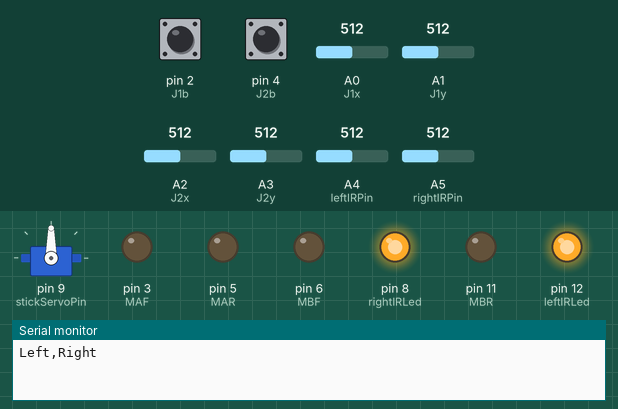
A sketch run on a simulated Arduino Uno, built with avr-gcc and run on an emulated ATmega328P. Shown: servo, output pins drawn as LEDs (lit = HIGH), the last lines printed to the serial monitor. The test bench sets the inputs (shaded band); at power-on: pin 2 (J1b) HIGH, A0 (J1x) = 512, A1 (J1y) = 512, A4 (leftIRPin) = 512, pin 4 (J2b) HIGH, A2 (J2x) = 512, A3 (J2y) = 512, A5 (rightIRPin) = 512.

Above: at 4.2 s.
4.3 s: pin 2 (J1b) pulled LOW for 0.15 s
At 6.0 s:
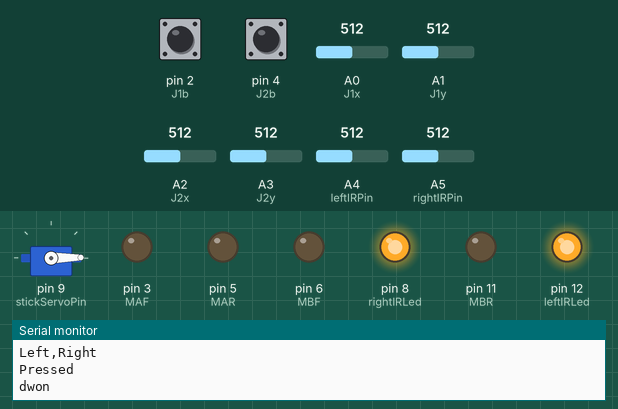
6.7 s: A0 (J1x) set to 716
At 7.0 s:
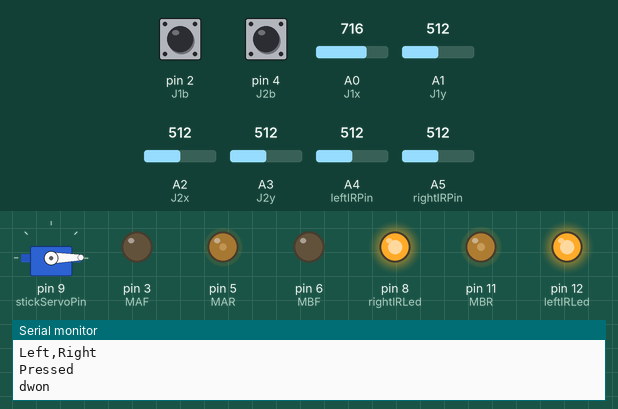
8.2 s: A1 (J1y) set to 306
At 9.3 s:
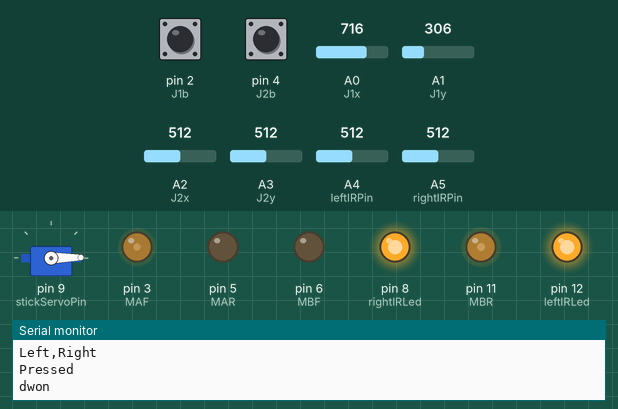
9.7 s: A4 (leftIRPin) set to 788
11.2 s: A4 (leftIRPin) set to 808
At 11.6 s:
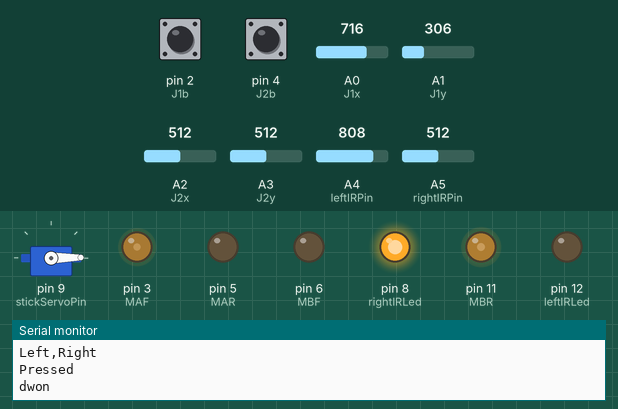
12.7 s: pin 4 (J2b) pulled LOW for 0.15 s
At 12.92 s:
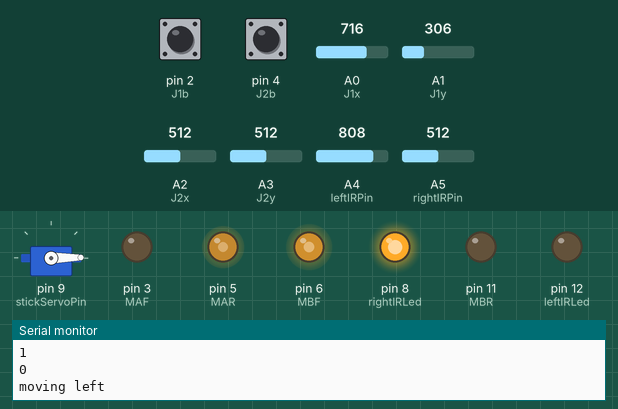
Timing chart, 0 to 15.6 s (numbered marks = the images above; inputs shaded):
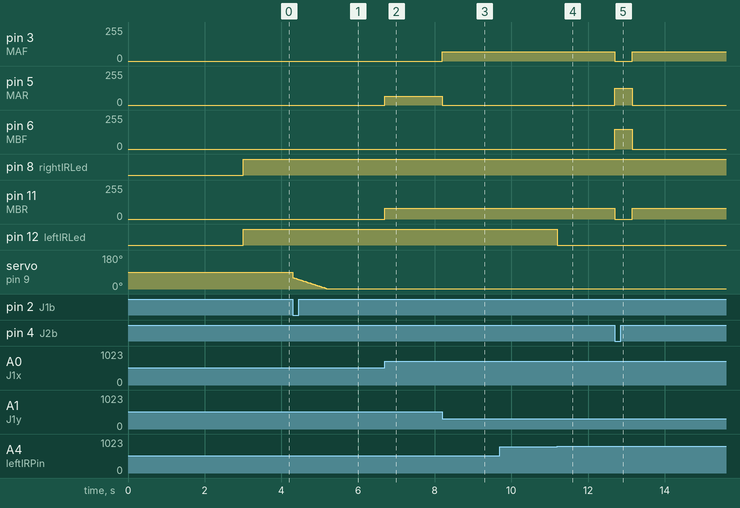

Measured:
- the behaviour switches between 800 and 801 on A4 (leftIRPin) (found by bisection; images 3 and 4)
- after the input at 4.3 s, servo on pin 9 (stickServoPin): moves from 90° to 1° over 0.91 s, starting at once
- after the input at 6.7 s, pin 5 (MAR): 0/255 → 65/255 at once; pin 11 (MBR): 0/255 → 79/255 at once
- after the input at 8.2 s, pin 3 (MAF): 0/255 → 68/255 at once; pin 5 (MAR): 65/255 → 0/255 at once; pin 11 (MBR): 79/255 → 82/255 at once
- after the input at 9.7 s, every drawn part: stays the same
- after the input at 11.2 s, pin 12 (leftIRLed): HIGH → LOW at once
- after the input at 12.7 s, pin 3 (MAF): 68/255 → 0/255 at once, → 68/255 0.45 s later; pin 5 (MAR): 0/255 → 124/255 at once, → 0/255 0.45 s later; pin 6 (MBF): 0/255 → 150/255 at once, → 0/255 0.45 s later; pin 11 (MBR): 82/255 → 0/255 at once, → 82/255 0.45 s later

The sketch:

golf-bot.ino
```cpp
#include <math.h>
#include <ezButton.h>
#include <Servo.h>

const int MAF = 3;//define pin 2 for Motor A forward
const int MAR = 5;//define pin 3 for Motor B Backwards

const int MBF = 6;//define pin 10 for Motor B forward
const int MBR = 11;//define pin 11 for Motor B Back

const int J1x = A0;
const int J1y = A1;
const int J1b = 2;

const int J2x = A2;
const int J2y = A3;
const int J2b = 4;

int J1xValue;
int J1yValue;

int J2xValue;
int J2yValue;

bool J1State = false;
bool prevJ1State = true;
bool prevJ2State = true;

ezButton J1button(J1b);
ezButton J2button(J2b);

bool stickUp = true;

int stickServoPin = 9;
Servo stickServo;

float lrFraction = 0.83f;

// IR variables
bool triedAdjusting = false;

int leftIRPin = A4;
int rightIRPin = A5;

int leftIRVal;
int rightIRVal;

bool leftIR;
bool rightIR;

int leftIRLed = 12;
int rightIRLed = 8;

int thresholdIR = 800;


void setup() {
  pinMode(MAF,OUTPUT);// define pin as output
  pinMode(MAR,OUTPUT);

  pinMode(MBF,OUTPUT);
  pinMode(MBR,OUTPUT);

  pinMode(leftIRLed, OUTPUT);
  pinMode(rightIRLed, OUTPUT);

  stickServo.attach(stickServoPin);

  Serial.begin(9600);
  Serial.print("Left");
  Serial.print(",");
  Serial.println("Right");

  delay(3000);
}

void loop() {
  J1button.loop();
  J2button.loop();
  //Serial.println(J1button.getState());

  joystick1();
  joystick2();
  showIRLeds();
}

void showIRLeds() {
  leftIRVal = analogRead(leftIRPin);
  rightIRVal = analogRead(rightIRPin);

  //Serial.print(leftIRVal);
  //Serial.print(",");
  //Serial.println(rightIRVal);

  if (leftIRVal > thresholdIR) { leftIR = true; } else { leftIR = false; }
  if (rightIRVal > thresholdIR) { rightIR = true; } else { rightIR = false; }

  // Set the LEDs
  if (!leftIR) { digitalWrite(leftIRLed, HIGH); } else { digitalWrite(leftIRLed, LOW); }
  if (!rightIR) { digitalWrite(rightIRLed, HIGH); } else { digitalWrite(rightIRLed, LOW); }

  //Serial.println(leftIR);
  //Serial.println(rightIR);
}


void joystick1() {
  // Joystick 1
  int state = J1button.getState();
  //Serial.println(state);
  if (state == 0 and state != prevJ1State) {
    Serial.println("Pressed");

    checkRotate();
  }
  prevJ1State = state;

  J1xValue = analogRead(J1y) - 522;
  J1yValue = analogRead(J1x) - 513;

  int magnitude = (int) sqrt(pow(J1xValue, 2) + pow(J1yValue, 2));

  char dir = 'S';

  // Check if in S
  if (magnitude < 20) {
    dir = 'S';
  }
  else {

    // Check if in B
    if (J1yValue > abs(J1xValue)) {
    dir = 'B';
      magnitude = map(J1yValue + 513, 513, 1023, 0, 200);
    }

    // Check if in F
    if (-1*J1yValue > abs(J1xValue)) {
    dir = 'F';
      magnitude = map(J1yValue + 513, 513, 0, 0, 200);
    }

    // check if in R
    if (J1xValue > abs(J1yValue)) {
    dir = 'L';
      magnitude = map(J1xValue + 522, 522, 1023, 0, 200);
    }

    // Check if in L
    if (-1*J1xValue > abs(J1yValue)) {
    dir = 'R';
      magnitude = map(J1xValue + 522, 522, 0, 0, 200);
    }
  }

  //Serial.println(dir);
  //Serial.println(magnitude);
  //Serial.println();

  move(dir, magnitude);
}

void joystick2() {
  // Joystick 2
  int state = J2button.getState();
  //Serial.println(state);

  J2xValue = analogRead(J2y) - 522;
  J2yValue = analogRead(J2x) - 513;

  int magnitude2 = (int) sqrt(pow(J2xValue, 2) + pow(J2yValue, 2));

  char ramForce = 'M';

  // Check if in M
  if (magnitude2 < 60) {
    ramForce = 'M';
  }
  else {

    // Check if in H
    if (J2yValue < 300) {
      ramForce = 'H';
      //magnitude = map(J1yValue + 513, 513, 1023, 0, 200);
    }

    // Check if in L
    if (J2yValue > -300) {
      ramForce = 'L';
      //magnitude = map(J1yValue + 513, 513, 0, 0, 200);
    }

  }

  //Serial.println(ramForce);
  //Serial.println();

  if (state == 0 and state != prevJ2State) {
    Serial.println(ramForce);
    ram(ramForce);
  }
  prevJ2State = state;
}

void move_forward(int speed){
  analogWrite(MAF, (int) speed * lrFraction);
  analogWrite(MAR, 0);
  analogWrite(MBF, speed);
  analogWrite(MBR, 0);
}

void move_back(int speed){
  analogWrite(MAF, 0);
  analogWrite(MAR, (int) speed * lrFraction);
  analogWrite(MBF, 0);
  analogWrite(MBR, speed);
}

void move_left(int speed){
  analogWrite(MAF, 0);
  analogWrite(MAR, (int) speed * lrFraction);
  analogWrite(MBF, speed);
  analogWrite(MBR, 0);
}

void move_right(int speed){
  analogWrite(MAF, (int) speed * lrFraction);
  analogWrite(MAR, 0);
  analogWrite(MBF, 0);
  analogWrite(MBR, speed);
}

void move_stop(){
  analogWrite(MAF, 0);
  analogWrite(MAR, 0);
  analogWrite(MBF, 0);
  analogWrite(MBR, 0);
}

void move(char c, int speed){
  if(c == 'F'){
    move_forward(speed);
  }else if(c == 'B'){
    move_back(speed);
  }else if(c == 'R'){
    move_right(speed);
  }else if(c == 'L'){
    move_left(speed);
  }else{
    move_stop();
  }
}


void checkRotate() {
  if (!stickUp) {
    Serial.println("up");
    for (int i = 0; i < 60; i++) {

      stickServo.write(i);
      delay(15);
    }
  }
  else {
    Serial.println("dwon");
    for (int i = 60; i > 0; i--) {

      stickServo.write(i);
      delay(15);
    }
  }
  stickUp = !stickUp;
  //delay(5000);
}


void ram(char c){
  Serial.println("Starting ram");
  // try aligning the ir sensors
  if (!triedAdjusting) {
    Serial.println("adjusting");
    for (int i = 0; i < 3; i++) {
      leftIRVal = analogRead(leftIRPin);
      rightIRVal = analogRead(rightIRPin);

      if (leftIRVal > thresholdIR) { leftIR = true; } else { leftIR = false; }
      if (rightIRVal > thresholdIR) { rightIR = true; } else { rightIR = false; }

      Serial.println(leftIR);
      Serial.println(rightIR);

      // align the ir
      if (leftIR && !rightIR) {
        Serial.println("moving left");
        move_left(150);
        delay(150);
        move_stop();
      }
      if (!leftIR && rightIR) {
        Serial.println("moving right");
        move_right(150);
        delay(150);
        move_stop();
      }
    }
  }

  Serial.println("Finished adjusting");

  if (!triedAdjusting) {
    triedAdjusting = true;
  }
  else {
    Serial.println("Ramming");
    if(c == 'H'){
      move_forward(255);
      delay(270);
      move_stop();
      delay(100);
      move_back(100);
      delay(100);
      move_stop();
    }else if(c == 'M'){
      move_forward(200);
      delay(370);
      move_stop();
      delay(100);
      move_back(100);
      delay(100);
      move_stop();
    }else{
      move_forward(150);
      delay(480);
      move_stop();
      delay(100);
      move_back(100);
      delay(100);
      move_stop();
    }

    triedAdjusting = false;
  }

}
```
